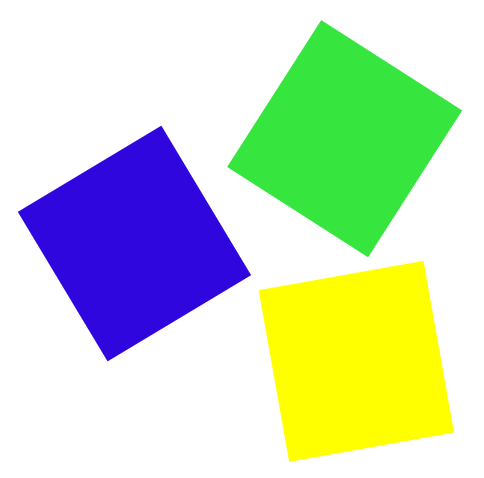
#> input picture mytest_env/test/box_bgy1.png, 484 x 478 px, found by its file name
$ python '강남_A402_필수-문제_윤미혜.py'
#> lines starting #> are read from the running program, lines starting #| are printed output that depends on the picture; after the words box and inside, x2 and y2 are one past the last pixel; in counts of white or black regions, pixels touching at a corner belong together
import cv2
import numpy as np

# 트랙바 사용시 필요한 콜백함수
def nothing(x):
    pass

# 이미지 경로 지정
imagePath = r"C:\Mytest\mytest_env\test\box_bgy1.png"

# 이미지 변환 (HSV)
img = cv2.imread(imagePath)
#> img is the input picture: shape (478, 484, 3); mean B, G, R 194.4, 220.3, 203.5
hsv = cv2.cvtColor(img, cv2.COLOR_BGR2HSV)
#> hsv: shape (478, 484, 3); mean H, S, V 27.7, 88, 247.6

# 트랙바 창 설정
trackbarTitle = "MyTrackbar"
cv2.namedWindow(trackbarTitle, cv2.WINDOW_NORMAL)
cv2.resizeWindow(trackbarTitle, 600, 1000)

# 트랙바 생성하기
cv2.createTrackbar("h_low", trackbarTitle, 0, 179, nothing)
#> slider 'h_low' is set to 35
cv2.createTrackbar("s_low", trackbarTitle, 0, 255, nothing)
#> slider 's_low' is set to 51
cv2.createTrackbar("v_low", trackbarTitle, 0, 255, nothing)
#> slider 'v_low' is set to 51
cv2.createTrackbar("h_high", trackbarTitle, 179, 179, nothing)
cv2.createTrackbar("s_high", trackbarTitle, 255, 255, nothing)
cv2.createTrackbar("v_high", trackbarTitle, 255, 255, nothing)

while True:
    # 트랙바 값 설정
    h_low = cv2.getTrackbarPos("h_low", trackbarTitle)
    s_low = cv2.getTrackbarPos("s_low", trackbarTitle)
    v_low = cv2.getTrackbarPos("v_low", trackbarTitle)
    h_high = cv2.getTrackbarPos("h_high", trackbarTitle)
    s_high = cv2.getTrackbarPos("s_high", trackbarTitle)
    v_high = cv2.getTrackbarPos("v_high", trackbarTitle)

    # 범위 설정
    lower = np.array([h_low, s_low, v_low])
    upper = np.array([h_high, s_high, v_high])

    # 마스크 생성
    mask = cv2.inRange(hsv, lower, upper)
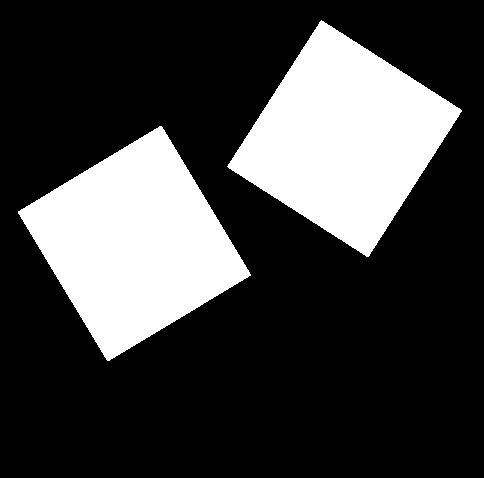
#> mask: shape (478, 484); 25.4% white; 2 white regions

    # 마스크로 색상 필터링
    filter = cv2.bitwise_and(img, img, mask=mask)
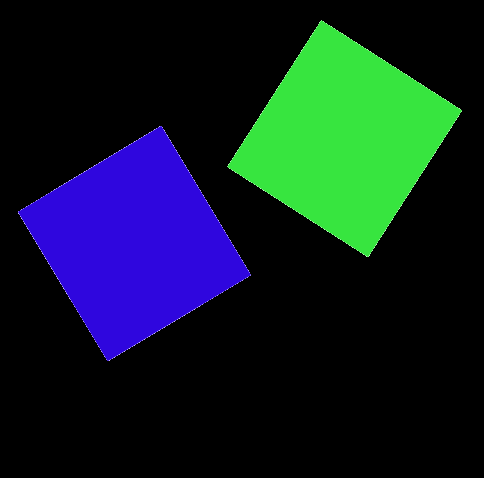
#> filter: shape (478, 484, 3); mean B, G, R 36.4, 30.1, 13.3

    # 윤곽선 검출
    contours, _ = cv2.findContours(mask, cv2.RETR_EXTERNAL, cv2.CHAIN_APPROX_SIMPLE)
#> contours = 2 contours; box (x1, y1, x2, y2) and area: (18, 126, 251, 361) 29105, (227, 20, 462, 257) 29062

    # 사각형으로 그리기
    for contour in contours:
        area = cv2.contourArea(contour)
        if area > 500:
            x, y, w, h = cv2.boundingRect(contour)
            cv2.rectangle(filter, (x, y), (x+w, y+h), (0, 255, 0), 2)
#> this loop made 2 passes
#> (area, x, y, w, h) on passes 1 to 2: (29105, 18, 126, 233, 235), (29061.5, 227, 20, 235, 237)
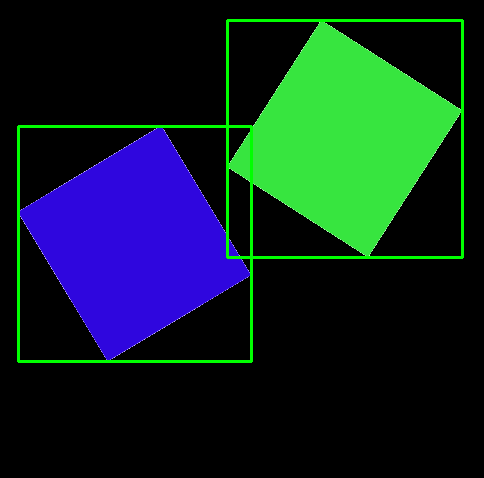
#> filter: shape (478, 484, 3); 2.43% of pixels changed, all inside (x1, y1, x2, y2) = (17, 19, 464, 363)

    # 결과 출력
    cv2.imshow(trackbarTitle, filter)

    # 'q'누르면 종료
    if cv2.waitKey(1) & 0xFF == ord('q'):
#> (key q is pressed here)
        break

cv2.destroyAllWindows()
